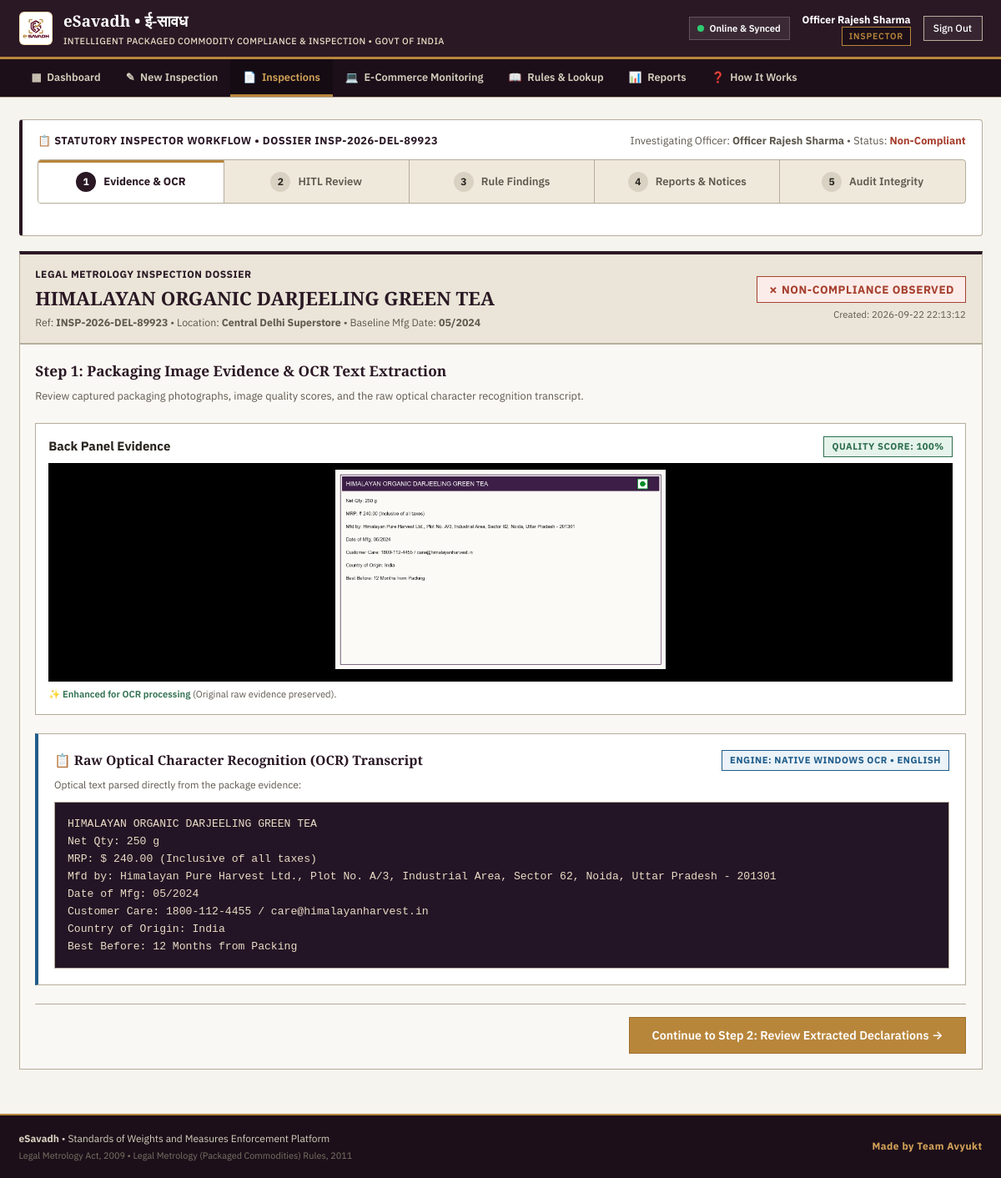
The app's page /inspection/67 (signed in) with its own data.
### tables this page shows
CREATE TABLE users (
    id INTEGER PRIMARY KEY AUTOINCREMENT,
    name TEXT NOT NULL,
    email TEXT UNIQUE NOT NULL,
    password_hash TEXT NOT NULL,
    role TEXT NOT NULL CHECK (role IN ('Admin', 'Inspector', 'Retailer', 'Manufacturer')),
    organization TEXT,
    designation TEXT,
    phone TEXT,
    is_active INTEGER DEFAULT 1,
    created_at TIMESTAMP DEFAULT CURRENT_TIMESTAMP
);

CREATE TABLE inspections (
    id INTEGER PRIMARY KEY AUTOINCREMENT,
    ref_no TEXT UNIQUE NOT NULL,
    product_id INTEGER,
    inspector_id INTEGER NOT NULL,
    assigned_team_id INTEGER,
    retailer_id INTEGER,
    location TEXT,
    gps_lat REAL,
    gps_lng REAL,
    purpose TEXT DEFAULT 'Routine Market Surveillance',
    status TEXT DEFAULT 'Completed' CHECK (status IN ('Draft', 'In Progress', 'Review', 'Completed', 'Flagged')),
    compliance_status TEXT DEFAULT 'Needs Review' CHECK (compliance_status IN ('Compliant', 'Non-Compliant', 'Needs Review', 'Insufficient Evidence', 'Not Applicable')),
    source TEXT DEFAULT 'field' CHECK (source IN ('field', 'e-commerce')),
    overall_notes TEXT,
    sync_id TEXT UNIQUE, -- Local idempotency key for offline sync
    created_at TIMESTAMP DEFAULT CURRENT_TIMESTAMP,
    updated_at TIMESTAMP DEFAULT CURRENT_TIMESTAMP,
    FOREIGN KEY (product_id) REFERENCES products (id) ON DELETE SET NULL,
    FOREIGN KEY (inspector_id) REFERENCES users (id) ON DELETE CASCADE,
    FOREIGN KEY (assigned_team_id) REFERENCES teams (id) ON DELETE SET NULL,
    FOREIGN KEY (retailer_id) REFERENCES users (id) ON DELETE SET NULL
);

CREATE TABLE products (
    id INTEGER PRIMARY KEY AUTOINCREMENT,
    barcode TEXT UNIQUE,
    name TEXT NOT NULL,
    category TEXT NOT NULL,
    brand TEXT,
    manufacturer TEXT,
    packer TEXT,
    importer TEXT,
    mfg_date TEXT, -- MM/YYYY or YYYY-MM-DD
    expiry_date TEXT,
    country_of_origin TEXT DEFAULT 'India',
    net_quantity TEXT,
    mrp TEXT,
    created_at TIMESTAMP DEFAULT CURRENT_TIMESTAMP
);

CREATE TABLE inspection_images (
    id INTEGER PRIMARY KEY AUTOINCREMENT,
    inspection_id INTEGER NOT NULL,
    view_side TEXT NOT NULL CHECK (view_side IN ('Front', 'Back', 'Left', 'Right', 'Top', 'Bottom', 'Listing Screenshot')),
    original_image_path TEXT NOT NULL,
    enhanced_image_path TEXT,
    quality_score INTEGER DEFAULT 85,
    is_enhanced INTEGER DEFAULT 0,
    enhancement_details TEXT,
    uploaded_at TIMESTAMP DEFAULT CURRENT_TIMESTAMP,
    FOREIGN KEY (inspection_id) REFERENCES inspections (id) ON DELETE CASCADE
);

CREATE TABLE ocr_results (
    id INTEGER PRIMARY KEY AUTOINCREMENT,
    inspection_id INTEGER NOT NULL,
    image_id INTEGER,
    raw_text TEXT NOT NULL,
    detected_languages TEXT DEFAULT 'English, Hindi',
    confidence_score REAL DEFAULT 0.90,
    processed_at TIMESTAMP DEFAULT CURRENT_TIMESTAMP,
    FOREIGN KEY (inspection_id) REFERENCES inspections (id) ON DELETE CASCADE,
    FOREIGN KEY (image_id) REFERENCES inspection_images (id) ON DELETE SET NULL
);

### app.py (the view)
@app.route("/inspection/<int:inspection_id>")
@login_required
def inspection_detail(inspection_id):
    dossier = database.get_inspection_detail(inspection_id)
    if not dossier:
        flash("Inspection dossier not found.", "error")
        return redirect(url_for("inspections_list"))
    return render_template("inspection_detail.html", dossier=dossier, active_page="inspections")

### templates/inspection_detail.html (shortened to what this page needs)
{% extends "base.html" %}
{% block content %}
<div style="margin-bottom: 1.25rem; background: #FFFFFF; border: 1px solid var(--color-ledger-rule-dark); border-left: 4px solid var(--color-plum); padding: 1rem 1.25rem; border-radius: 4px;">
    <div style="display: flex; justify-content: space-between; align-items: center; margin-bottom: 0.85rem; flex-wrap: wrap; gap: 0.5rem;">
        <div style="font-size: 0.85rem; font-weight: 700; color: var(--color-plum); text-transform: uppercase; letter-spacing: 0.5px;">
            &#128203; Statutory Inspector Workflow &bull; Dossier {{ dossier.inspection.ref_no }}
        </div>
        <div style="font-size: 0.85rem; color: var(--color-charcoal-muted);">
            Investigating Officer: <strong>{{ dossier.inspection.inspector_name }}</strong> &bull; Status:
            <strong id="header-status-badge" style="color: {% if dossier.inspection.compliance_status == 'Compliant' %}var(--color-green){% elif dossier.inspection.compliance_status == 'Non-Compliant' %}var(--color-red){% else %}var(--color-amber){% endif %};">
                {{ dossier.inspection.compliance_status }}
            </strong>
        </div>
    </div>
    <div class="workflow-stepper" id="canonical-stepper">
        <button type="button" class="step-nav-btn active" id="step-btn-1" onclick="handleDirectStepClick(1)">
            <span class="step-num">1</span>
            <span>Evidence & OCR</span>
        </button>
        <button type="button" class="step-nav-btn" id="step-btn-2" onclick="handleDirectStepClick(2)">
            <span class="step-num">2</span>
            <span>HITL Review</span>
        </button>
        <button type="button" class="step-nav-btn" id="step-btn-3" onclick="handleDirectStepClick(3)">
            <span class="step-num">3</span>
            <span>Rule Findings</span>
        </button>
        <button type="button" class="step-nav-btn" id="step-btn-4" onclick="handleDirectStepClick(4)">
            <span class="step-num">4</span>
            <span>Reports & Notices</span>
        </button>
        <button type="button" class="step-nav-btn" id="step-btn-5" onclick="handleDirectStepClick(5)">
            <span class="step-num">5</span>
            <span>Audit Integrity</span>
        </button>
    </div>
</div>
<div class="ledger-section" style="border-top: 4px solid var(--color-plum);">
    <div class="ledger-header" style="background: #EAE5D8;">
        <div>
            <div style="font-size: 0.8rem; font-weight: 700; color: var(--color-plum); letter-spacing: 0.5px;">
                LEGAL METROLOGY INSPECTION DOSSIER
            </div>
            <h2 class="ledger-title" style="font-size: 1.5rem; margin-top: 0.2rem;">
                {{ dossier.inspection.product_name or 'Packaged Commodity' }}
            </h2>
            <div class="ledger-subtitle">
                Ref: <strong>{{ dossier.inspection.ref_no }}</strong> &bull; Location: <strong>{{ dossier.inspection.location or 'Market Surveillance' }}</strong> &bull; Baseline Mfg Date: <strong>{{ dossier.inspection.product_mfg_date or 'N/A' }}</strong>
            </div>
        </div>
        <div style="text-align: right;" id="dossier-status-container">
            {% if dossier.inspection.compliance_status == 'Compliant' %}
            <div class="status-badge status-compliant" style="font-size: 0.9rem; padding: 0.35rem 0.85rem;">
                &#10003; COMPLIANT UNDER PCR 2011
            </div>
            {% elif dossier.inspection.compliance_status == 'Non-Compliant' %}
            <div class="status-badge status-non-compliant" style="font-size: 0.9rem; padding: 0.35rem 0.85rem;">
                &#10007; NON-COMPLIANCE OBSERVED
            </div>
            {% else %}
            <div class="status-badge status-needs-review" style="font-size: 0.9rem; padding: 0.35rem 0.85rem;">
                &#9888; OFFICER REVIEW REQUIRED
            </div>
            {% endif %}
            <div class="form-hint" style="margin-top: 0.35rem;">
                Created: {{ dossier.inspection.created_at }}
            </div>
        </div>
    </div>
    <div class="ledger-body">
        <div id="step-pane-1" class="step-pane">
            <div style="margin-bottom: 1.5rem;">
                <h3 style="font-family: var(--font-serif); font-size: 1.15rem; color: var(--color-plum); margin-bottom: 0.5rem;">
                    Step 1: Packaging Image Evidence & OCR Text Extraction
                </h3>
                <p style="font-size: 0.85rem; color: var(--color-charcoal-muted);">
                    Review captured packaging photographs, image quality scores, and the raw optical character recognition transcript.
                </p>
            </div>
            <div style="display: grid; grid-template-columns: repeat(auto-fit, minmax(280px, 1fr)); gap: 1.5rem; margin-bottom: 1.5rem;">
                {% for img in dossier.images %}
                <div style="background: #FFFFFF; border: 1px solid var(--color-ledger-rule-dark); padding: 1rem;">
                    <div style="display: flex; justify-content: space-between; align-items: center; margin-bottom: 0.5rem;">
                        <strong>{{ img.view_side }} Panel Evidence</strong>
                        <span class="status-badge status-compliant">Quality Score: {{ img.quality_score }}%</span>
                    </div>
                    <div style="text-align: center; background: #000000; padding: 0.5rem; margin-bottom: 0.5rem;">
                        <img src="{{ url_for('static', filename=img.original_image_path) }}" alt="Evidence Image" style="max-width: 100%; max-height: 240px; object-fit: contain;">
                    </div>
                    <div class="form-hint">
                        {% if img.is_enhanced %}
                        <span style="color: var(--color-green); font-weight: 600;">&#10024; Enhanced for OCR processing</span> (Original raw evidence preserved).
                        {% else %}
                        Original raw evidence frame.
                        {% endif %}
                    </div>
                </div>
                {% else %}
                <div class="placeholder-notice" style="grid-column: 1 / -1;">
                    <h3>Evidence Photographs</h3>
                    <p>Evidence images and enhanced Principal Display Panel copies will appear here.</p>
                </div>
                {% endfor %}
            </div>
            <div style="background: #FFFFFF; border: 1px solid var(--color-ledger-rule-dark); padding: 1.25rem; margin-bottom: 1.5rem; border-left: 4px solid var(--color-cerulean);">
                <div style="display: flex; justify-content: space-between; align-items: center; margin-bottom: 0.5rem; flex-wrap: wrap; gap: 0.5rem;">
                    <div style="font-family: var(--font-serif); font-weight: 700; color: var(--color-plum); font-size: 1.05rem;">
                        &#128203; Raw Optical Character Recognition (OCR) Transcript
                    </div>
                    <div style="font-size: 0.8rem;">
                        <span class="status-badge" style="background: #EBF3F8; color: #1F5C8B; border-color: #1F5C8B;">
                            Engine: Native Windows OCR &bull; {{ dossier.ocr_result.detected_languages if dossier.ocr_result else 'English' }}
                        </span>
                    </div>
                </div>
                <div style="font-size: 0.8rem; color: var(--color-charcoal-muted); margin-bottom: 0.75rem;">
                    Optical text parsed directly from the package evidence:
                </div>
                {% if dossier.ocr_result and dossier.ocr_result.raw_text %}
                <div style="background: #231525; color: #EADBC5; padding: 1rem; font-family: 'Consolas', 'Courier New', monospace; font-size: 0.875rem; line-height: 1.6; max-height: 220px; overflow-y: auto; border: 1px solid var(--color-ledger-rule-dark); white-space: pre-wrap;">{{ dossier.ocr_result.raw_text }}</div>
                {% endif %}
            </div>
            <div style="display: flex; justify-content: flex-end; margin-top: 1.5rem; padding-top: 1rem; border-top: 1px solid var(--color-ledger-rule-dark);">
                <button type="button" class="btn btn-accent" style="padding: 0.75rem 1.75rem; font-size: 0.95rem;" onclick="goToStep(2)">
                    Continue to Step 2: Review Extracted Declarations &rarr;
                </button>
            </div>
        </div>
    </div>
</div>
{% endblock %}

### templates/base.html (shortened to what this page needs)
<!DOCTYPE html>
<html lang="en">
<head>
    <link rel="stylesheet" href="{{ url_for('static', filename='css/style.css') }}">
    <link rel="stylesheet" href="{{ url_for('static', filename='css/mobile.css') }}">
</head>
<body>
    <div class="app-wrapper">
        <header class="gov-masthead">
            <div class="masthead-container">
                <a href="{% if session.get('user') %}{{ url_for('dashboard_router') }}{% else %}{{ url_for('landing') }}{% endif %}" class="masthead-brand">
                    <img src="{{ url_for('static', filename='img/esavadh_logo.png') }}" alt="eSavadh Logo" class="brand-logo-img">
                    <div class="brand-details">
                        <h1>eSavadh &bull; ई-सावध</h1>
                        <p>INTELLIGENT PACKAGED COMMODITY COMPLIANCE & INSPECTION &bull; GOVT OF INDIA</p>
                    </div>
                </a>
                {% if session.get('user') %}
                <div class="user-masthead-meta">
                    <div class="sync-status-indicator" id="sync-status-container" title="Local offline storage & synchronization status">
                        <span class="sync-dot" id="sync-status-dot"></span>
                        <span id="sync-status-text">Online & Synced</span>
                    </div>
                    <div class="user-identity" style="text-align: right; font-size: 0.825rem;">
                        <strong style="color: #FFFFFF;">{{ session['user']['name'] }}</strong>
                        <div>
                            <span class="role-badge">{{ session['user']['role'] }}</span>
                        </div>
                    </div>
                    <a href="{{ url_for('logout') }}" class="logout-link">Sign Out</a>
                </div>
                {% else %}
                <div>
                    <a href="{{ url_for('login') }}" class="btn btn-accent btn-sm">Official Sign In</a>
                </div>
                {% endif %}
            </div>
        </header>
        {% if session.get('user') %}
        <nav class="ledger-nav">
            <div class="nav-container">
                <a href="{{ url_for('dashboard_router') }}" class="nav-item {% if active_page == 'dashboard' %}active{% endif %}">
                    <span>&#9638;</span> Dashboard
                </a>
                <a href="{{ url_for('new_inspection') }}" class="nav-item {% if active_page == 'new_inspection' %}active{% endif %}">
                    <span>&#9998;</span> New Inspection
                </a>
                <a href="{{ url_for('inspections_list') }}" class="nav-item {% if active_page == 'inspections' %}active{% endif %}">
                    <span>&#128196;</span> Inspections
                </a>
                <a href="{{ url_for('ecommerce_monitor') }}" class="nav-item {% if active_page == 'ecommerce' %}active{% endif %}">
                    <span>&#128187;</span> E-Commerce Monitoring
                </a>
                <a href="{{ url_for('rules_center') }}" class="nav-item {% if active_page == 'rules' %}active{% endif %}">
                    <span>&#128214;</span> Rules & Lookup
                </a>
                <a href="{{ url_for('reports_center') }}" class="nav-item {% if active_page == 'reports' %}active{% endif %}">
                    <span>&#128202;</span> Reports
                </a>
                <a href="{{ url_for('how_it_works') }}" class="nav-item {% if active_page == 'how_it_works' %}active{% endif %}">
                    <span>&#10067;</span> How It Works
                </a>
            </div>
        </nav>
        {% endif %}
        <main class="ledger-main">
            {% block content %}{% endblock %}
        </main>
        <footer class="ledger-footer">
            <div class="footer-container">
                <div>
                    <strong>eSavadh</strong> &bull; Standards of Weights and Measures Enforcement Platform
                    <div style="font-size: 0.725rem; color: var(--color-charcoal-light); margin-top: 0.2rem;">
                        Legal Metrology Act, 2009 &bull; Legal Metrology (Packaged Commodities) Rules, 2011
                    </div>
                </div>
                <div>
                    <span class="footer-credit">Made by Team Avyukt</span>
                </div>
            </div>
        </footer>
    </div>
</body>
</html>

### records on screen
users: user.name "Officer Rajesh Sharma", user.role "INSPECTOR", inspection.inspector_name "Officer Rajesh Sharma"
inspections: inspection.ref_no "INSP-2026-DEL-89923", inspection.compliance_status "Non-Compliant", inspection "Central Delhi Superstore", inspection.created_at "2026-09-22 22:13:12"
products: inspection "HIMALAYAN ORGANIC DARJEELING GREEN TEA", inspection "05/2024"
inspection_images: view_side "Back", quality_score "100", original_image_path (picture), is_enhanced "✨ Enhanced for OCR processing"
ocr_results: ocr_result "ENGLISH", ocr_result.raw_text "HIMALAYAN ORGANIC DARJEELING GREEN TEA Net Qty: 250 g MRP: $ 240.00 (Inclusive of all taxes) Mfd by: Himalayan Pure Harvest Ltd., Plot No. A/3, Industrial Area, Sector 62, Noida, Uttar Pradesh - 201301 Date of Mfg: 05/2024 Customer Care: 1800-112-4455 / care@himalayanharvest.in Country of Origin: India Best Before: 12 Months from Packing"
